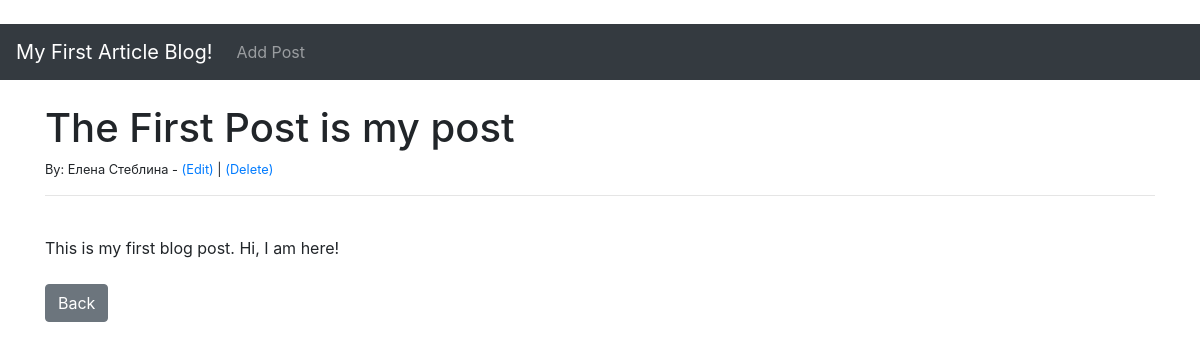
The app's page /article/1 with its own data.
### theblog/models.py (models this page shows, shortened)
class Post(models.Model):
    title = models.CharField(max_length=255)
    title_tag = models.CharField(max_length=255)
    author = models.ForeignKey(User, on_delete=models.CASCADE)
    body = models.TextField()

### theblog/views.py (the view)
# urls.py: path('article/<int:pk>', ArticleDetailView.as_view(), name='article-detail'),
class ArticleDetailView(DetailView):
    model = Post
    template_name = 'theblog/article_details.html'

### theblog/templates/theblog/article_details.html (shortened to what this page needs)
﻿{% extends 'theblog/base.html' %}
{% block content %}
<h1>{{ post.title }}</h1>
<small>By: {{ post.author.first_name }} {{ post.author.last_name }} - <a href="{% url 'update_post' post.pk %}">(Edit)</a> |
                                                                    <a href="{% url 'delete_post' post.pk %}">(Delete)</a></small>
<br />
<hr>
<br />
{{ post.body }}
<br /><br />
<a href="{% url 'home' %}" class="btn btn-secondary">Back</a>
{% endblock %}

### records on screen
Post: title "The First Post is my post", author.first_name "Елена", author.last_name "Стеблина", body "This is my first blog post. Hi, I am here!"
